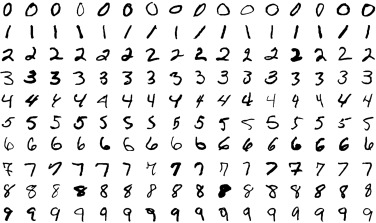
#> input picture Python/digitimage.png, 376 x 223 px, found by its file name
$ python digitclassificatino.py
#> lines starting #> are read from the running program, lines starting #| are printed output that depends on the picture
import cv2 as cv
import numpy as np

def digit_classification(path):
#> called with path = '/home/my/Downloads/Python/digitimage.png'
    try:

        image = cv.imread(path, cv.IMREAD_GRAYSCALE)
#> image is the input picture: shape (223, 376); min 0, max 255, mean 231.5
        if image is None:
            print("Image not found:", path)
            return
        image = cv.resize(image, (2000, 1000))
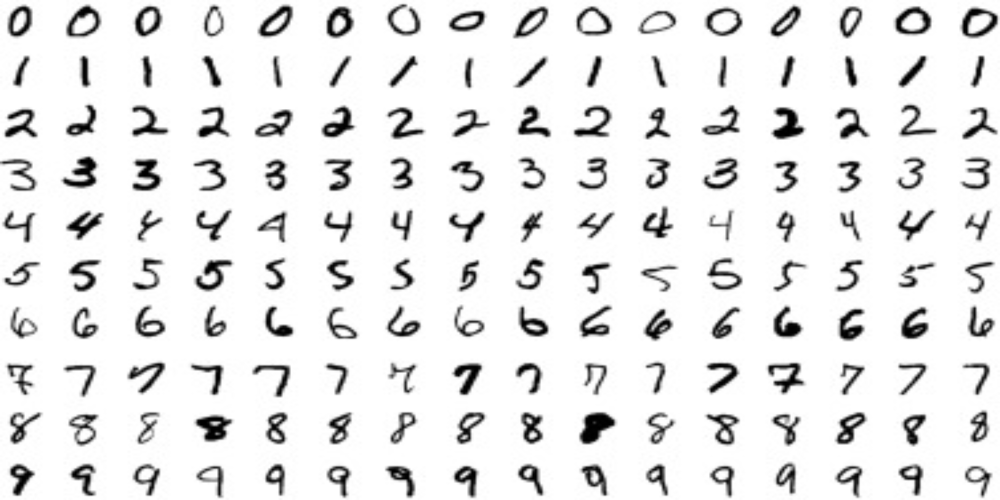
#> image: shape (1000, 2000) (shown at 1/2 size); min 0, max 255, mean 231.4

        cells = [np.hsplit(row, 100) for row in np.vsplit(image, 50)]
#> cells = 50 items
        x = np.array(cells)

        x_train = x[:, :50].reshape(-1, 400).astype(np.float32)
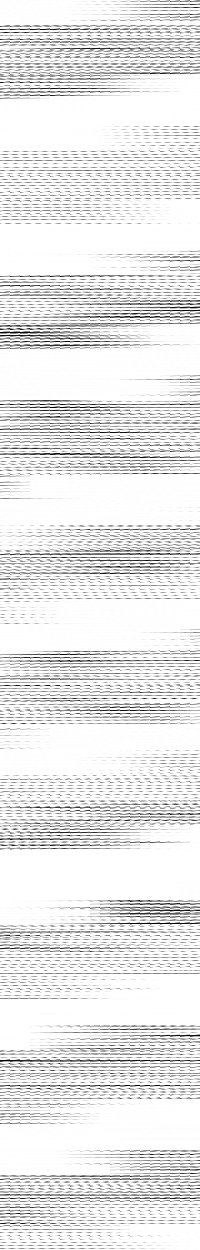
#> x_train: shape (2500, 400) float32 (shown at 1/2 size); min 0, max 255, mean 231.2
        x_test = x[:, 50:100].reshape(-1, 400).astype(np.float32)
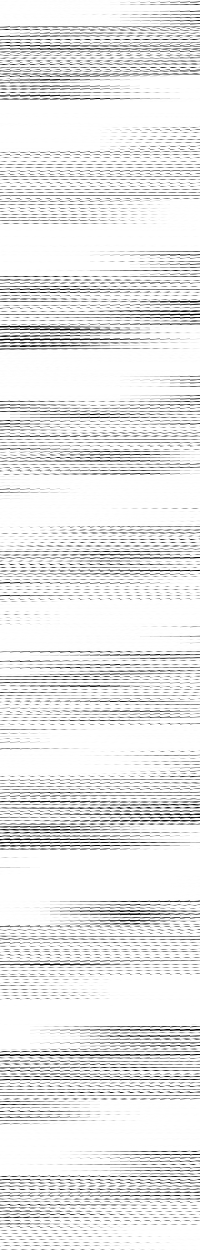
#> x_test: shape (2500, 400) float32 (shown at 1/2 size); min 0, max 255, mean 231.6

        k = np.arange(10)
        y_train_labels = np.repeat(k, 250)[:, np.newaxis]
        y_test_labels = y_train_labels.copy()

        knnn = cv.ml.KNearest_create()
        knnn.train(x_train, cv.ml.ROW_SAMPLE, y_train_labels)

        ret, results, neighbours, dist = knnn.findNearest(x_test, k=5)
#> ret = 0; results = 2500 values, max 9 at index 77, min 0 at index 0, mean 2.7; neighbours = 2500 rows, first 6: [1, 0, 0, 0, 0], [1, 9, 3, 9, 1], [8, 0, 8, 4, 1], [3, 2, 2, 2, 2], [6, 9, 2, 0, 7], [0, 6, 3, 6, 9]; dist = 2500 rows, first 6: [1, 3, 3, 3, 3], [670, 681, 788, 796, 813], [1306, 1470, 1889, 1890, 2218], [28042, 49033, 54702, 57611, 98792], [172499, 183761, 202215, 206685, 261854], [69, 82, 89, 94, 101]

        accuracy = np.mean(results == y_test_labels)
#> accuracy = 0.192
        print(f"Accuracy: {accuracy * 100:.2f}%")
#| Accuracy: 19.16%
    except Exception as e:
        print(f"Error: {e}")
        return None

path = "/home/my/Downloads/Python/digitimage.png"
digit_classification(path)
